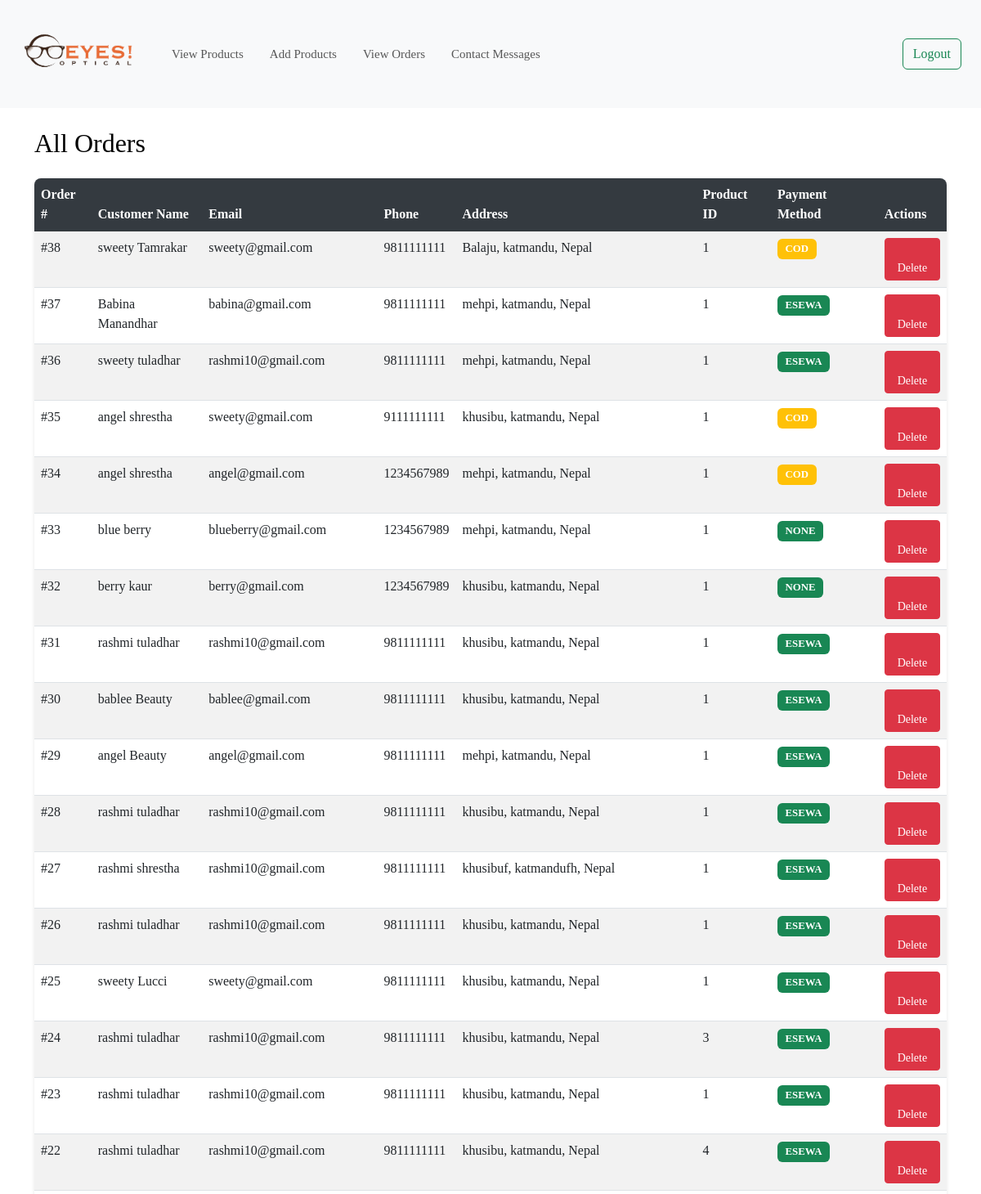
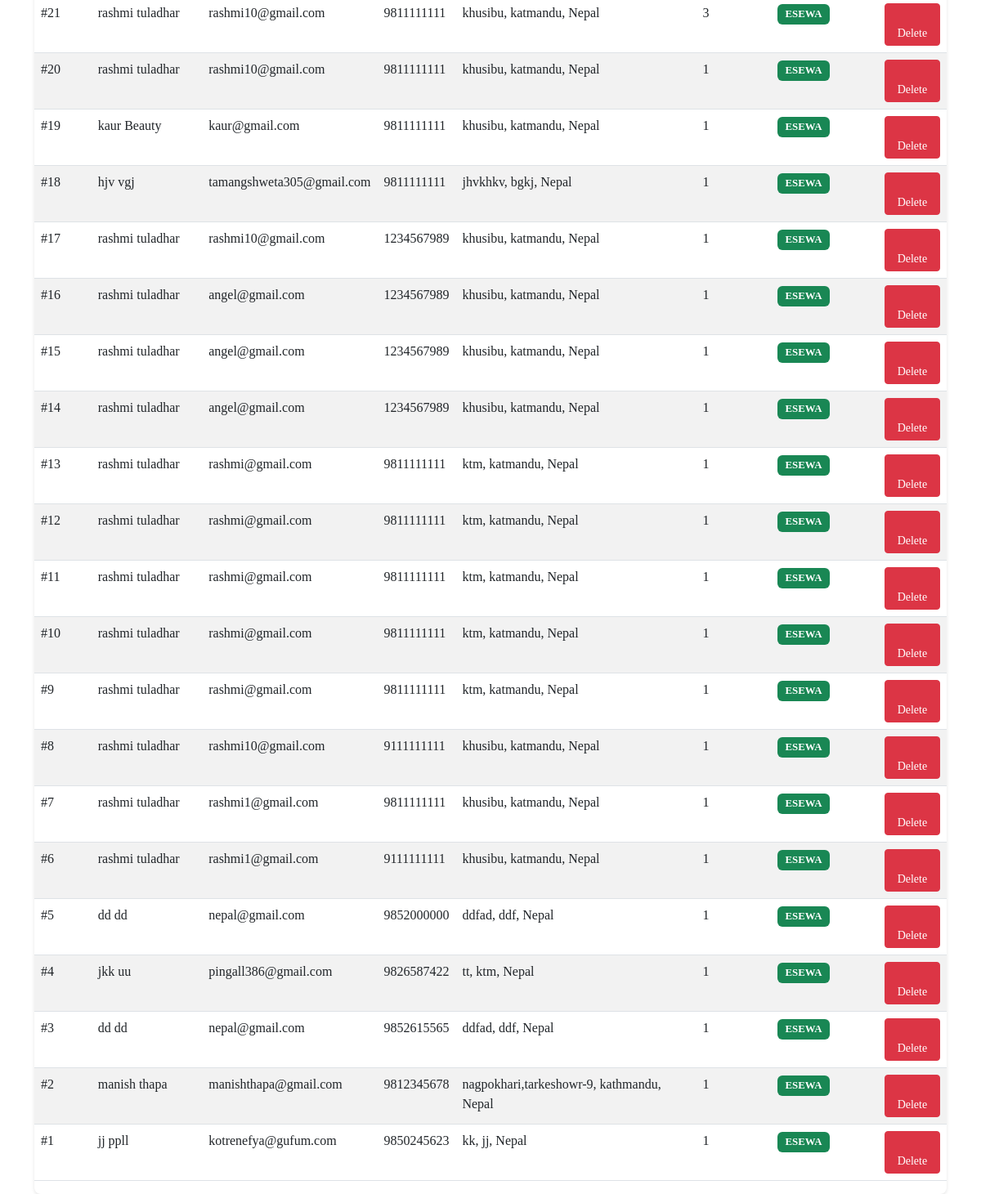
Page /viewallorders (signed in) on the earlier database version (2 pictures, top to bottom).
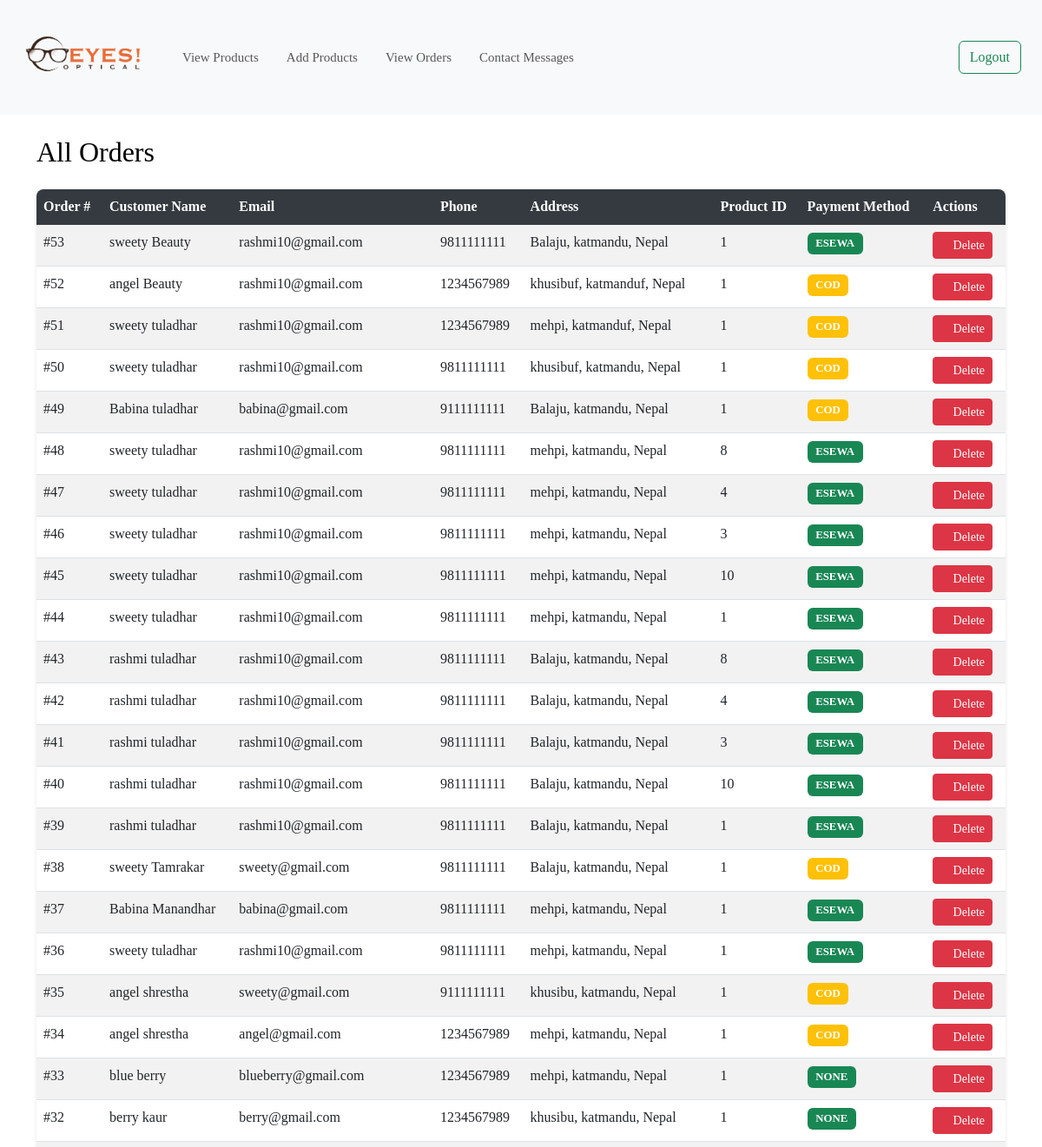
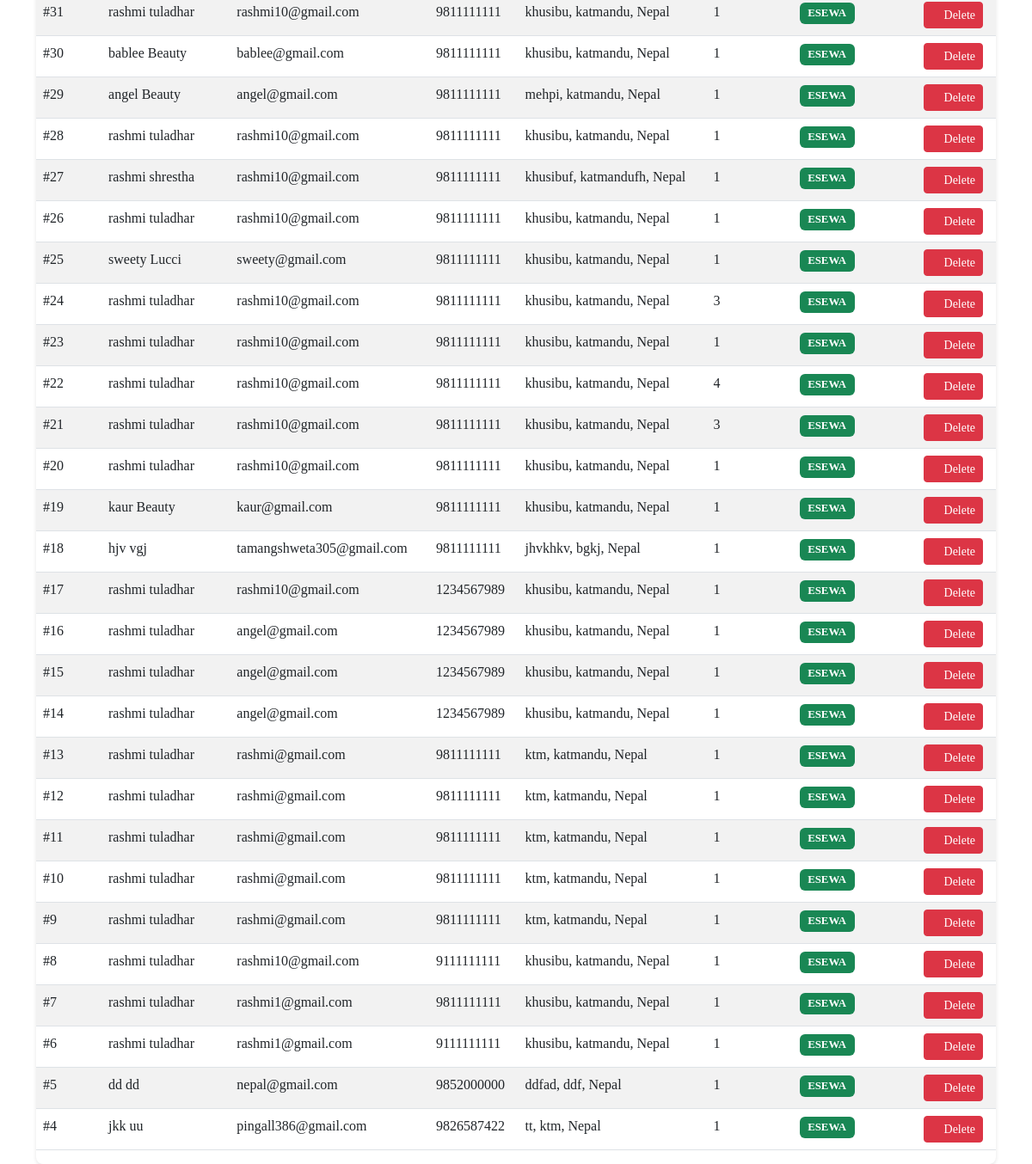
Same page on the later database version (2 pictures, top to bottom).
### app.py (models this page shows)
class Order(db.Model):
    id = db.Column(db.Integer, primary_key=True)
    firstname = db.Column(db.String(20), nullable=False)
    lastname = db.Column(db.String(20), nullable=False)
    email = db.Column(db.String(20), nullable=False)
    phone = db.Column(db.Integer, nullable=False)
    streetaddress = db.Column(db.String(40), nullable=False)
    city = db.Column(db.String(20), nullable=False)
    country = db.Column(db.String(20), nullable=False)
    product = db.Column(db.Integer, db.ForeignKey(
        'product.id'), nullable=False)
    payment_method = db.Column(db.String(20), nullable=False)
    def __repr__(self):
        return f"Order({self.id}{self.firstname},{self.email},{self.phone},{self.product})"

### app.py (the view)
@app.route("/viewallorders")
@login_required
def viewAllOrders():
    if not current_user.isSuperAdmin:
        flash('Access denied. Admins only.', category='danger')
        return redirect(url_for('home'))
    orders = Order.query.order_by(Order.id.desc()).all()
    print(orders)
    return render_template("viewallorders.html", orders=orders)

### app.py (called while the page is built)
@login_mananger.user_loader
def load_user(user_id):
    return User.query.get(int(user_id))

@app.context_processor
def inject_cart_count():
    return {'get_cart_count': get_cart_count}

### templates/viewallorders.html (shortened to what this page needs)
{% extends "adminlayout.html" %}
{% block content%}
<div class="container mt-4">
    <div class="row">
        <div class="col-12">
            <h2 class="mb-4">All Orders</h2>
            {% if orders %}
            <div class="table-responsive">
                <table class="table table-striped table-hover">
                    <thead class="table-dark">
                        <tr>
                            <th scope="col">Order #</th>
                            <th scope="col">Customer Name</th>
                            <th scope="col">Email</th>
                            <th scope="col">Phone</th>
                            <th scope="col">Address</th>
                            <th scope="col">Product ID</th>
                            <th scope="col">Payment Method</th>
                            <th scope="col">Actions</th>
                        </tr>
                    </thead>
                    <tbody>
                        {% for order in orders %}
                        <tr>
                            <td><strong>#{{order.id}}</strong></td>
                            <td>{{order.firstname}} {{order.lastname}}</td>
                            <td>{{order.email}}</td>
                            <td>{{order.phone}}</td>
                            <td>{{order.streetaddress}}, {{order.city}}, {{order.country}}</td>
                            <td>{{order.product}}</td>
                            <td>
                                <span class="badge {% if order.payment_method == 'cod' %}bg-warning{% else %}bg-success{% endif %}">
                                    {{ order.payment_method|upper }}
                                </span>
                            </td>
                            <td>
                                <button class="btn btn-danger btn-sm"
                                        onclick="confirmDelete({{order.id}}, '{{order.firstname}} {{order.lastname}}')">
                                    <i class="fas fa-trash"></i> Delete
                                </button>
                            </td>
                        </tr>
                        {% endfor %}
                    </tbody>
                </table>
            </div>
            {% else %}
            <div class="alert alert-info">
                <i class="fas fa-info-circle"></i> No orders found.
            </div>
            {% endif %}
        </div>
    </div>
</div>
{% endblock %}

### templates/adminlayout.html (shortened to what this page needs)
<!DOCTYPE html>
<html lang="en">
<head>
    <link rel="stylesheet" type="text/css" href="../static/css/nav-style.css">
	<link href="https://cdn.jsdelivr.net/npm/bootstrap@5.3.0-alpha1/dist/css/bootstrap.min.css" rel="stylesheet">
	<link rel="stylesheet" href="https://cdnjs.cloudflare.com/ajax/libs/font-awesome/4.7.0/css/font-awesome.min.css">
	<link rel="stylesheet" type="text/css" href="../static/css/general.css">
	<link rel="stylesheet" type="text/css" href="../static/css/style.css">
</head>
<body>
	<nav class="navbar navbar-expand-lg bg-body-tertiary">
        <a href="/home" class="p-4">
            <span class="nav-logo"><img src="../static/images/logoo.png"></span>
        </a>
		{% if current_user.is_authenticated%}
		<div class="collapse navbar-collapse" id="navbarSupportedContent">
			<ul class="navbar-nav me-auto mb-2 mb-lg-0">
			  <li class="nav-item">
				<a class="nav-link" aria-current="page" href="/adminviewproduct">View Products</a>
			  </li>
			  <li class="nav-item">
				<a class="nav-link" href="/addproduct">Add Products</a>
			  </li>
			  <li class="nav-item">
				<a class="nav-link" href="/viewallorders">View Orders</a>
			  </li>
			  <li class="nav-item">
				<a class="nav-link" href="/viewcontacts">Contact Messages</a>
			  </li>
			</ul>
		  </div>
		  <a href="/admin_logout"><button class="btn btn-outline-success m-4">Logout</button></a>
		{% else %}
        	<p class="h4">{{title}}</p>
		{% endif %}
    </nav>
    {% block content %}{%endblock%}
</body>
</html>

### static/css/nav-style.css (style rules this page uses)
.nav-item { line-height: 1.5; font-size: 15px; padding: 8px; }
.nav-logo { width: 15%; }
.nav-logo img { width: 146px; }

### static/css/general.css (style rules this page uses)
body { font-family: var(--main-font)!important ; font-weight: 300!important; color: var(--primary-color)!important; background-color: var(--secondary-color)!important; margin: 0!important; padding:0!important; }
a { text-decoration: none!important; }
a { box-shadow: none; text-decoration: none; }
button { border-radius: 2px 2px 2px 2px; padding: 14px 20px 14px 20px; }

### static/css/style.css (style rules this page uses)
html, body { width: 100%; overflow-x: hidden; }

### templates/viewallorders.html (style rules this page uses)
.table th { font-weight: 600; background-color: #343a40; color: white; }
.badge { font-size: 0.8rem; padding: 0.4rem 0.6rem; }
.btn-sm { padding: 0.25rem 0.5rem; font-size: 0.875rem; }
.table-responsive { border-radius: 8px; overflow: hidden; box-shadow: 0 2px 4px rgba(0,0,0,0.1); }

Differences in the rows shown:
removed Order: id "3", firstname "dd", lastname "dd", email "nepal@gmail.com", phone "9852615565", streetaddress "ddfad", city "ddf", country "Nepal", product "1", payment_method "ESEWA"
removed Order: id "2", firstname "manish", lastname "thapa", email "manishthapa@gmail.com", phone "9812345678", streetaddress "nagpokhari,tarkeshowr-9", city "kathmandu", country "Nepal", product "1", payment_method "ESEWA"
removed Order: id "1", firstname "jj", lastname "ppll", email "kotrenefya@gufum.com", phone "9850245623", streetaddress "kk", city "jj", country "Nepal", product "1", payment_method "ESEWA"
added Order: id "53", firstname "sweety", lastname "Beauty", email "rashmi10@gmail.com", phone "9811111111", streetaddress "Balaju", city "katmandu", country "Nepal", product "1", payment_method "ESEWA"
added Order: id "52", firstname "angel", lastname "Beauty", email "rashmi10@gmail.com", phone "1234567989", streetaddress "khusibuf", city "katmanduf", country "Nepal", product "1", payment_method "COD"
added Order: id "51", firstname "sweety", lastname "tuladhar", email "rashmi10@gmail.com", phone "1234567989", streetaddress "mehpi", city "katmanduf", country "Nepal", product "1", payment_method "COD"
added Order: id "50", firstname "sweety", lastname "tuladhar", email "rashmi10@gmail.com", phone "9811111111", streetaddress "khusibuf", city "katmandu", country "Nepal", product "1", payment_method "COD"
added Order: id "49", firstname "Babina", lastname "tuladhar", email "babina@gmail.com", phone "9111111111", streetaddress "Balaju", city "katmandu", country "Nepal", product "1", payment_method "COD"
added Order: id "48", firstname "sweety", lastname "tuladhar", email "rashmi10@gmail.com", phone "9811111111", streetaddress "mehpi", city "katmandu", country "Nepal", product "8", payment_method "ESEWA"
added Order: id "47", firstname "sweety", lastname "tuladhar", email "rashmi10@gmail.com", phone "9811111111", streetaddress "mehpi", city "katmandu", country "Nepal", product "4", payment_method "ESEWA"
added Order: id "46", firstname "sweety", lastname "tuladhar", email "rashmi10@gmail.com", phone "9811111111", streetaddress "mehpi", city "katmandu", country "Nepal", product "3", payment_method "ESEWA"
added Order: id "45", firstname "sweety", lastname "tuladhar", email "rashmi10@gmail.com", phone "9811111111", streetaddress "mehpi", city "katmandu", country "Nepal", product "10", payment_method "ESEWA"
added Order: id "44", firstname "sweety", lastname "tuladhar", email "rashmi10@gmail.com", phone "9811111111", streetaddress "mehpi", city "katmandu", country "Nepal", product "1", payment_method "ESEWA"
added Order: id "43", firstname "rashmi", lastname "tuladhar", email "rashmi10@gmail.com", phone "9811111111", streetaddress "Balaju", city "katmandu", country "Nepal", product "8", payment_method "ESEWA"
added Order: id "42", firstname "rashmi", lastname "tuladhar", email "rashmi10@gmail.com", phone "9811111111", streetaddress "Balaju", city "katmandu", country "Nepal", product "4", payment_method "ESEWA"
added Order: id "41", firstname "rashmi", lastname "tuladhar", email "rashmi10@gmail.com", phone "9811111111", streetaddress "Balaju", city "katmandu", country "Nepal", product "3", payment_method "ESEWA"
added Order: id "40", firstname "rashmi", lastname "tuladhar", email "rashmi10@gmail.com", phone "9811111111", streetaddress "Balaju", city "katmandu", country "Nepal", product "10", payment_method "ESEWA"
added Order: id "39", firstname "rashmi", lastname "tuladhar", email "rashmi10@gmail.com", phone "9811111111", streetaddress "Balaju", city "katmandu", country "Nepal", product "1", payment_method "ESEWA"
